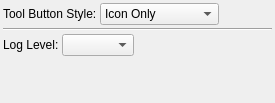
<ui version="4.0" >
 <class>OptionsTab</class>
 <widget class="QWidget" name="OptionsTab" >
  <property name="geometry" >
   <rect>
    <x>0</x>
    <y>0</y>
    <width>275</width>
    <height>103</height>
   </rect>
  </property>
  <property name="sizePolicy" >
   <sizepolicy vsizetype="Preferred" hsizetype="Maximum" >
    <horstretch>0</horstretch>
    <verstretch>0</verstretch>
   </sizepolicy>
  </property>
  <property name="maximumSize" >
   <size>
    <width>275</width>
    <height>16777215</height>
   </size>
  </property>
  <property name="windowTitle" >
   <string>PlotMS Options Tab</string>
  </property>
  <layout class="QVBoxLayout" >
   <property name="spacing" >
    <number>3</number>
   </property>
   <property name="leftMargin" >
    <number>3</number>
   </property>
   <property name="topMargin" >
    <number>3</number>
   </property>
   <property name="rightMargin" >
    <number>3</number>
   </property>
   <property name="bottomMargin" >
    <number>3</number>
   </property>
   <item>
    <layout class="QHBoxLayout" >
     <property name="spacing" >
      <number>3</number>
     </property>
     <item>
      <widget class="QLabel" name="buttonStyleLabel" >
       <property name="text" >
        <string>Tool Button Style:</string>
       </property>
      </widget>
     </item>
     <item>
      <widget class="QComboBox" name="buttonStyle" >
       <item>
        <property name="text" >
         <string>Icon Only</string>
        </property>
       </item>
       <item>
        <property name="text" >
         <string>Text Only</string>
        </property>
       </item>
       <item>
        <property name="text" >
         <string>Text Beside Icon</string>
        </property>
       </item>
       <item>
        <property name="text" >
         <string>Text Under Icon</string>
        </property>
       </item>
      </widget>
     </item>
     <item>
      <spacer>
       <property name="orientation" >
        <enum>Qt::Horizontal</enum>
       </property>
       <property name="sizeHint" >
        <size>
         <width>40</width>
         <height>20</height>
        </size>
       </property>
      </spacer>
     </item>
    </layout>
   </item>
   <item>
    <widget class="Line" name="line" >
     <property name="orientation" >
      <enum>Qt::Horizontal</enum>
     </property>
    </widget>
   </item>
   <item>
    <layout class="QHBoxLayout" >
     <property name="spacing" >
      <number>3</number>
     </property>
     <item>
      <widget class="QLabel" name="logLabel" >
       <property name="text" >
        <string>Log Level:</string>
       </property>
      </widget>
     </item>
     <item>
      <widget class="QComboBox" name="logLevel" />
     </item>
     <item>
      <spacer>
       <property name="orientation" >
        <enum>Qt::Horizontal</enum>
       </property>
       <property name="sizeHint" >
        <size>
         <width>40</width>
         <height>20</height>
        </size>
       </property>
      </spacer>
     </item>
    </layout>
   </item>
   <item>
    <spacer>
     <property name="orientation" >
      <enum>Qt::Vertical</enum>
     </property>
     <property name="sizeHint" >
      <size>
       <width>20</width>
       <height>40</height>
      </size>
     </property>
    </spacer>
   </item>
  </layout>
 </widget>
 <resources/>
 <connections/>
</ui>
